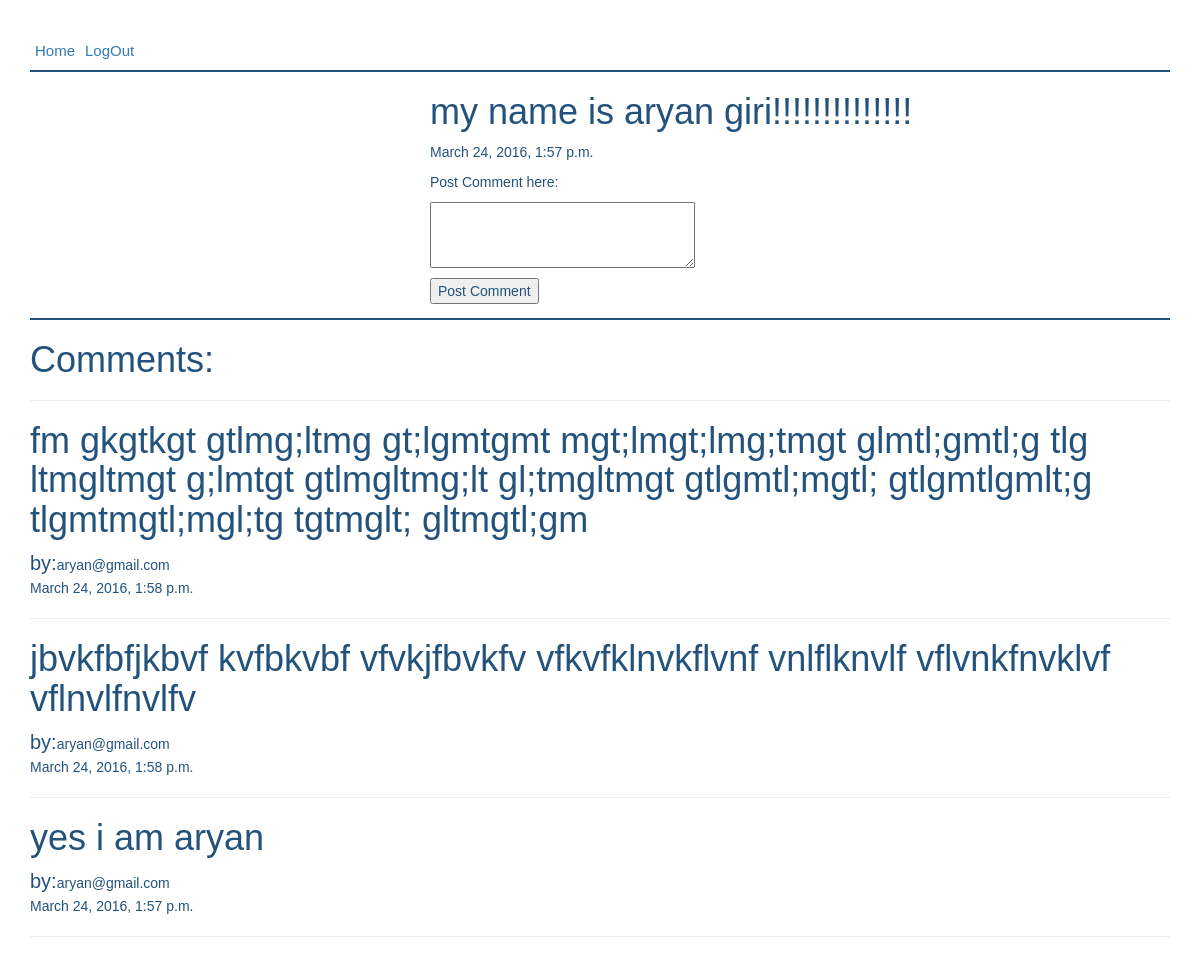
The page /topicDetails/81/ (signed in) on the database its author committed.
### app/models.py (models this page shows, shortened)
class DiscussionTopic(models.Model):
    user = models.ForeignKey('UserInfo')     #user of the post just linking both the tables together
    topicText = models.TextField(max_length = 1000)
    timeStamp = models.DateTimeField()

class CommentOfTopic(models.Model):
    user = models.ForeignKey('UserInfo')
    topic = models.ForeignKey('DiscussionTopic')
    commentText = models.TextField(max_length = 500)
    timeStamp = models.DateTimeField()

class UserInfo(models.Model):
    fname = models.CharField(max_length = 200)
    lname = models.CharField(max_length = 200)
    username = models.CharField(max_length = 200,unique = True)
    password = models.CharField(max_length = 10)

### app/views.py (the view)
    def wrapper(request,*args,**kwargs):
        if 'uid' not in request.session.keys():
            return redirect('login')
        return func(request,*args,**kwargs)

### app/forms.py
class PostComment(forms.ModelForm):
    commentText = forms.CharField(label = '',widget=forms.Textarea(attrs={ 'cols' : "30", 'rows': "3", }))
    class Meta:
        model = CommentOfTopic
        fields = ('commentText',)

### app/views.py (called while the page is built)
def login_required(func):
    def wrapper(request,*args,**kwargs):
        if 'uid' not in request.session.keys():
            return redirect('login')
        return func(request,*args,**kwargs)
    return wrapper

@login_required
def topicDetails(request,id):
    topic = DiscussionTopic.objects.get(id = id)
    form = PostComment()
    comments = CommentOfTopic.objects.all().order_by('-timeStamp')
    return render(request,'topicDetails.html',{'form':form,'topic':topic,'comments':comments})

### app/templates/topicDetails.html
{% extends 'base.html' %}
{% block content %}
<div class='postDetailsSec'>
<h1 id='topicHeading'>{{ topic.topicText }}</h1>
<p>{{ topic.timeStamp }}</p>
<p>Post Comment here:</p>
<form method = 'POST' class='topicDetailSec' action = "/postComment/{{topic.id}}/comment">{% csrf_token %}
    {{ form.as_p }}
    <input type='submit' name='sub' value='Post Comment'/>
</form>
</div>
<h1>Comments:</h1>
<hr/>
{% for comment in comments %}
  {% if comment.topic.id == topic.id %}
    <h1>{{ comment.commentText }}</h1>
    <span id='byClass'>by:</span>{{ comment.user.username }}<br/>
    {{ comment.timeStamp }}
    <hr/>
  {% endif %}
{% endfor %}
{% endblock %}

### app/static/css/style.css (style rules this page uses)
body { font-family: sans-serif; }

### app/static/css/login.css (style rules this page uses)
body { color:#23527c; }

### app/static/css/postTopic.css (style rules this page uses)
#byClass { color:#23527c; font-size: 20px; }

### app/static/css/topicDetails.css (style rules this page uses)
.postDetailsSec { width: 100%; padding-left: 400px; border-bottom: 2px solid #23527c; }

### rows shown on the page
DiscussionTopic: topicText "my name is aryan giri!!!!!!!!!!!!!!", timeStamp "March 24, 2016, 1:57 p.m."
CommentOfTopic: commentText "fm gkgtkgt gtlmg;ltmg gt;lgmtgmt mgt;lmgt;lmg;tmgt glmtl;gmtl;g tlg ltmgltmgt g;lmtgt gtlmgltmg;lt gl;tmgltmgt gtlgmtl;mgtl; gtlgmtlgmlt;g tlgmtmgtl;mgl;tg tgtmglt; gltmgtl;gm", user.username "aryan@gmail.com", timeStamp "March 24, 2016, 1:58 p.m."
CommentOfTopic: commentText "jbvkfbfjkbvf kvfbkvbf vfvkjfbvkfv vfkvfklnvkflvnf vnlflknvlf vflvnkfnvklvf vflnvlfnvlfv", user.username "aryan@gmail.com", timeStamp "March 24, 2016, 1:58 p.m."
CommentOfTopic: commentText "yes i am aryan", user.username "aryan@gmail.com", timeStamp "March 24, 2016, 1:57 p.m."
